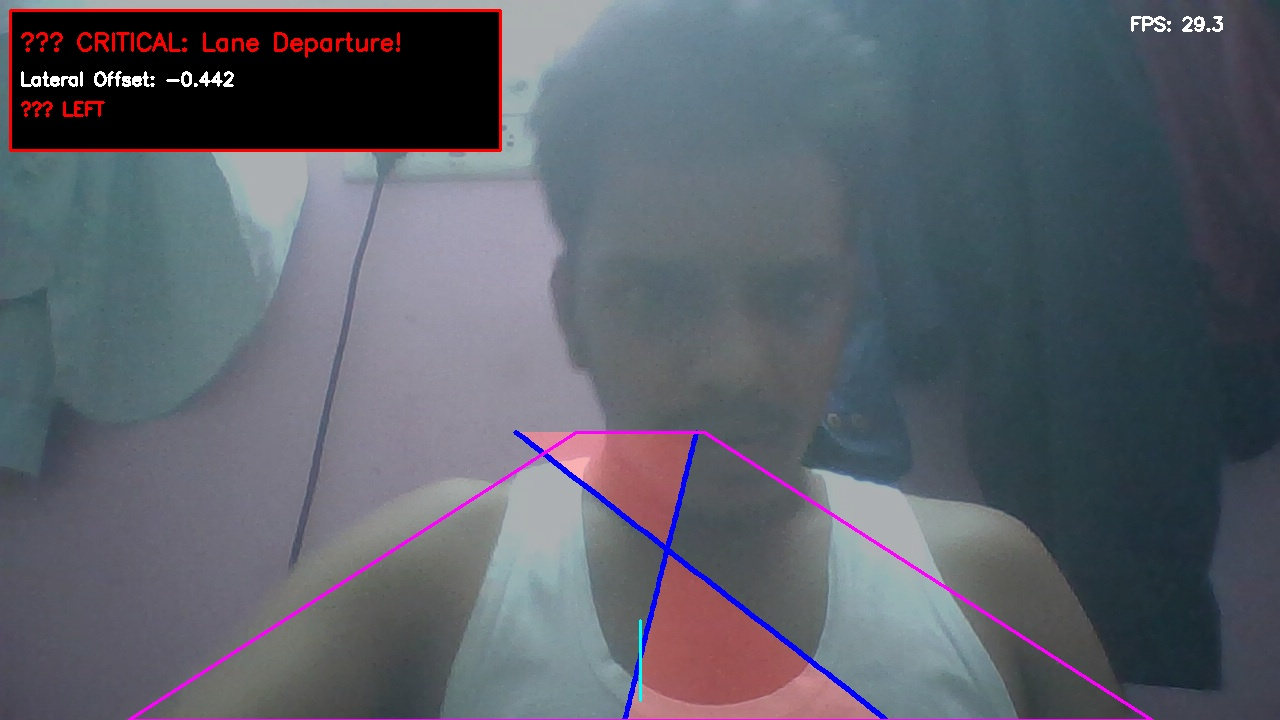
#> input picture lane_warnings/warning_CRITICAL_20251103_211655_652194.jpg, 1280 x 720 px
$ python -i video_processor.py   (imports and definitions only)
#> lines starting #> are read from the running program, lines starting #| are printed output that depends on the picture
#!/usr/bin/env python3
"""
Video Processing Utilities
Helper functions for video I/O, manipulation, and conversion

Usage:
    from utils.video_processor import VideoProcessor
    processor = VideoProcessor()
    processor.extract_frames('video.mp4', 'output_dir/')
"""

import cv2
import numpy as np
from pathlib import Path
from typing import Optional, Tuple, List, Generator
from datetime import timedelta


class VideoProcessor:
    """Utility class for video processing operations"""

    # [165 lines left out: functions get_video_info, extract_frames, resize_video, trim_video, create_video_from_frames, concatenate_videos, not called in this run]

    @staticmethod
    def apply_stabilization(input_path: str, output_path: str,
                          smoothing_radius: int = 30) -> None:
        """Apply basic video stabilization"""
#> called with output_path = 'out.png', smoothing_radius = 30
        cap = cv2.VideoCapture(input_path)
        if not cap.isOpened():
            raise ValueError(f"Cannot open video: {input_path}")

        # Read first frame
        ret, prev_frame = cap.read()
#> prev_frame is the input picture: shape (720, 1280, 3); mean B, G, R 105.6, 95.7, 91.5
        prev_gray = cv2.cvtColor(prev_frame, cv2.COLOR_BGR2GRAY)
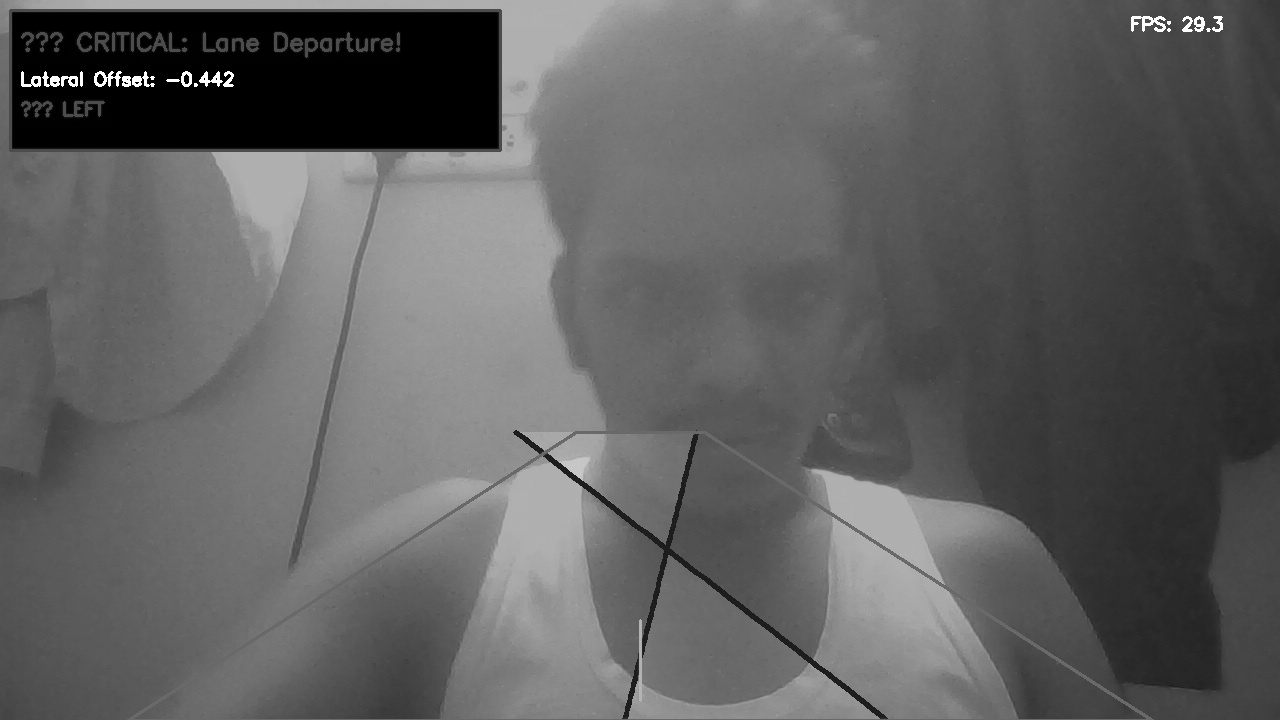
#> prev_gray: shape (720, 1280); min 0, max 255, mean 95.6

        transforms = []

        # Calculate transforms between frames
        while True:
            ret, curr_frame = cap.read()
            if not ret:
                break

            curr_gray = cv2.cvtColor(curr_frame, cv2.COLOR_BGR2GRAY)

            # Detect feature points
            prev_pts = cv2.goodFeaturesToTrack(prev_gray, maxCorners=200,
                                               qualityLevel=0.01, minDistance=30)
#> prev_pts = 47 rows, first 8: [166, 80], [233, 85], [121, 72], [81, 71], [22, 71], [49, 85], [200, 81], [1213, 17]

            if prev_pts is None:
                transforms.append([0, 0, 0])
                prev_gray = curr_gray
                continue

            # Calculate optical flow
            curr_pts, status, _ = cv2.calcOpticalFlowPyrLK(prev_gray, curr_gray, prev_pts, None)
#> curr_pts has the same summary as prev_pts; status = 47 values from 1 to 1

            # Filter only valid points
            idx = np.where(status == 1)[0]
#> idx = 47 values from 0 to 46
            prev_pts = prev_pts[idx]
            curr_pts = curr_pts[idx]

            # Estimate transform
            if len(prev_pts) >= 3:
                m, _ = cv2.estimateAffinePartial2D(prev_pts, curr_pts)
#> m = [[1, 0, 0], [0, 1, 0]]
                if m is not None:
                    dx = m[0, 2]
#> dx = 0
                    dy = m[1, 2]
#> dy = 0
                    da = np.arctan2(m[1, 0], m[0, 0])
#> da = 0
                    transforms.append([dx, dy, da])
                else:
                    transforms.append([0, 0, 0])
            else:
                transforms.append([0, 0, 0])

            prev_gray = curr_gray

        cap.release()

        # Calculate smooth trajectory
        transforms = np.array(transforms)
        trajectory = np.cumsum(transforms, axis=0)

        # Smooth trajectory
        smoothed_trajectory = np.copy(trajectory)
        for i in range(3):
            smoothed_trajectory[:, i] = VideoProcessor._smooth_signal(trajectory[:, i], smoothing_radius)

        # Calculate smooth transforms
        smooth_transforms = smoothed_trajectory - trajectory
        smooth_transforms = transforms + smooth_transforms

        # Apply stabilization
        cap = cv2.VideoCapture(input_path)
        fps = cap.get(cv2.CAP_PROP_FPS)
        width = int(cap.get(cv2.CAP_PROP_FRAME_WIDTH))
        height = int(cap.get(cv2.CAP_PROP_FRAME_HEIGHT))

        fourcc = cv2.VideoWriter_fourcc(*'mp4v')
        out = cv2.VideoWriter(output_path, fourcc, fps, (width, height))

        for i, transform in enumerate(smooth_transforms):
            ret, frame = cap.read()
            if not ret:
                break

            dx, dy, da = transform
            m = np.array([[np.cos(da), -np.sin(da), dx],
                         [np.sin(da), np.cos(da), dy]])

            frame_stabilized = cv2.warpAffine(frame, m, (width, height))
            out.write(frame_stabilized)

        cap.release()
        out.release()
        print(f"✓ Stabilized video saved: {output_path}")

    # [66 lines left out: functions _smooth_signal, frame_iterator, add_timestamp_overlay, not called in this run]


# Example usage and testing
# [11 lines not run here, left out]

>>> result = VideoProcessor().apply_stabilization('../lane_warnings/warning_CRITICAL_20251103_211655_652194.jpg', 'out.png')

$ run again, on lane_warnings/warning_CRITICAL_20251103_211659_970972.jpg
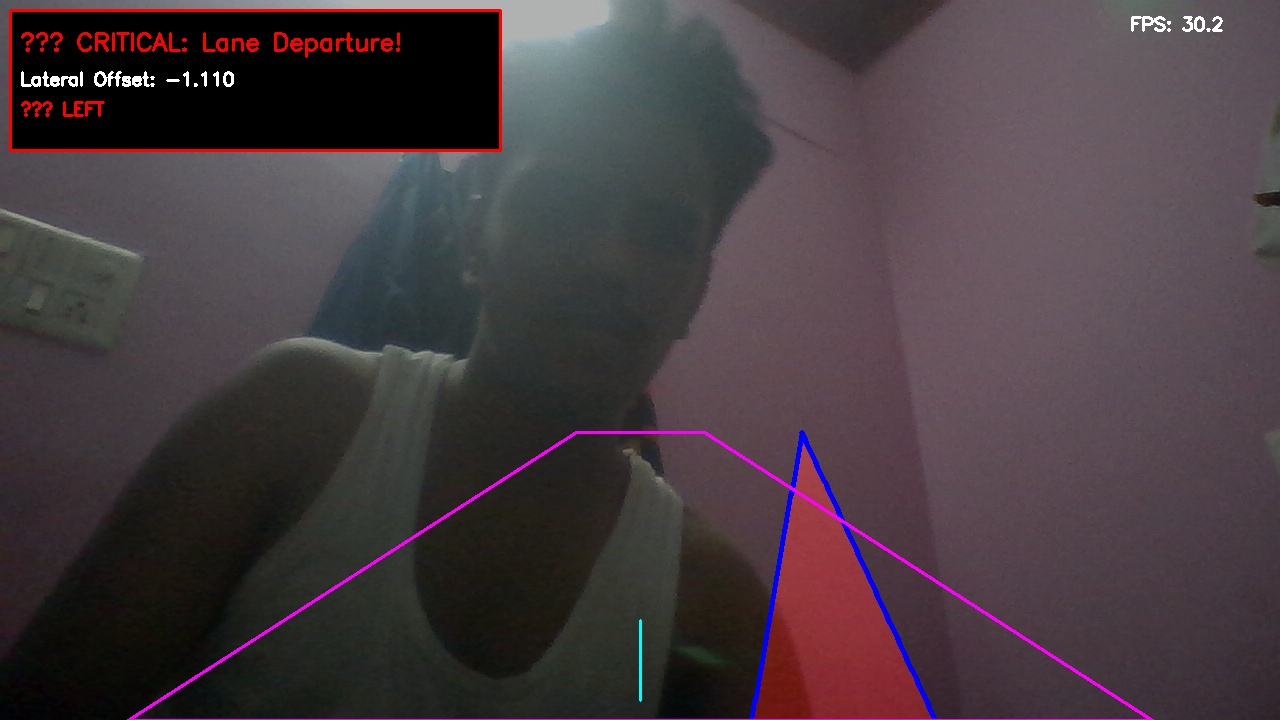
#> input picture lane_warnings/warning_CRITICAL_20251103_211659_970972.jpg, 1280 x 720 px
#> in apply_stabilization, prev_frame is the input picture: shape (720, 1280, 3); mean B, G, R 64.3, 59.3, 70.8
#> in apply_stabilization, `prev_gray = cv2.cvtColor(prev_frame, cv2.COLOR_BGR2GRAY)`:
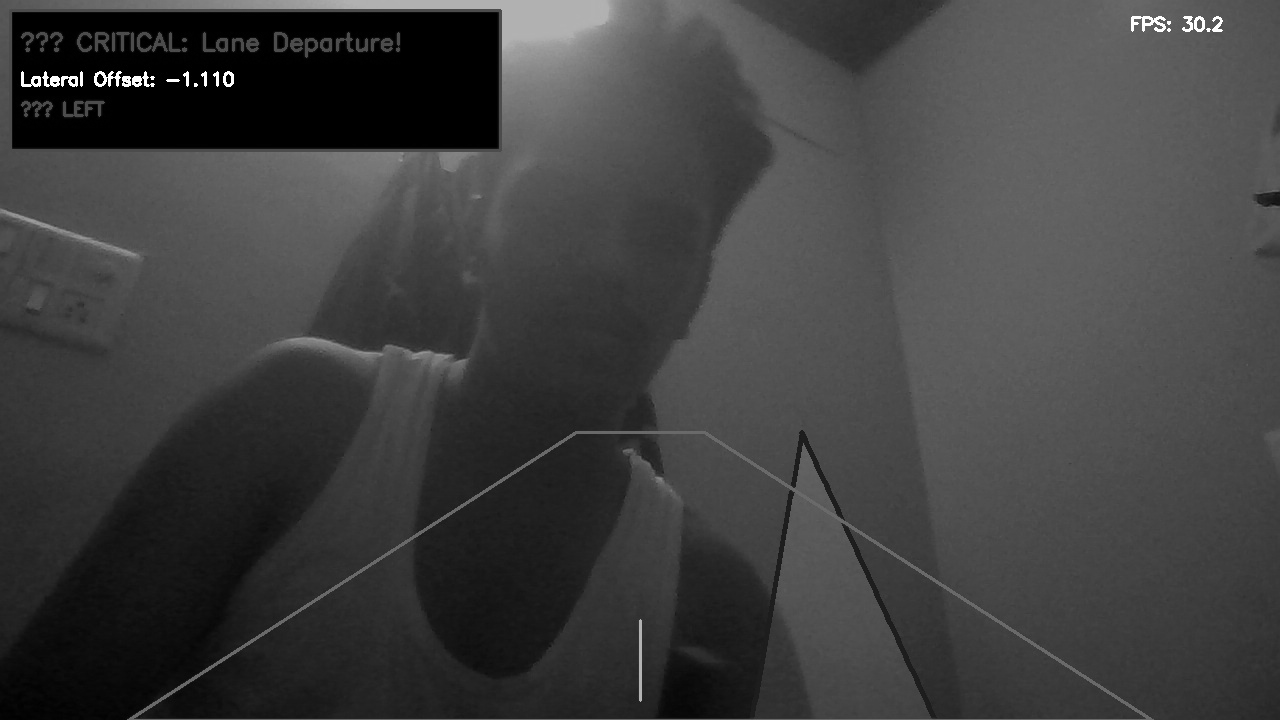
#> prev_gray: shape (720, 1280); min 0, max 255, mean 63.3
#> prev_pts = 38 rows, first 8: [166, 80], [121, 72], [81, 71], [22, 71], [205, 86], [49, 85], [1222, 30], [1187, 22]
#> curr_pts has the same summary as prev_pts; status = 38 values from 1 to 1
#> idx = 38 values from 0 to 37
#> m = [[1, 0, 0], [0, 1, 0]]
#> dx = 0

$ run again, on lane_warnings/warning_CRITICAL_20251103_211710_531864.jpg
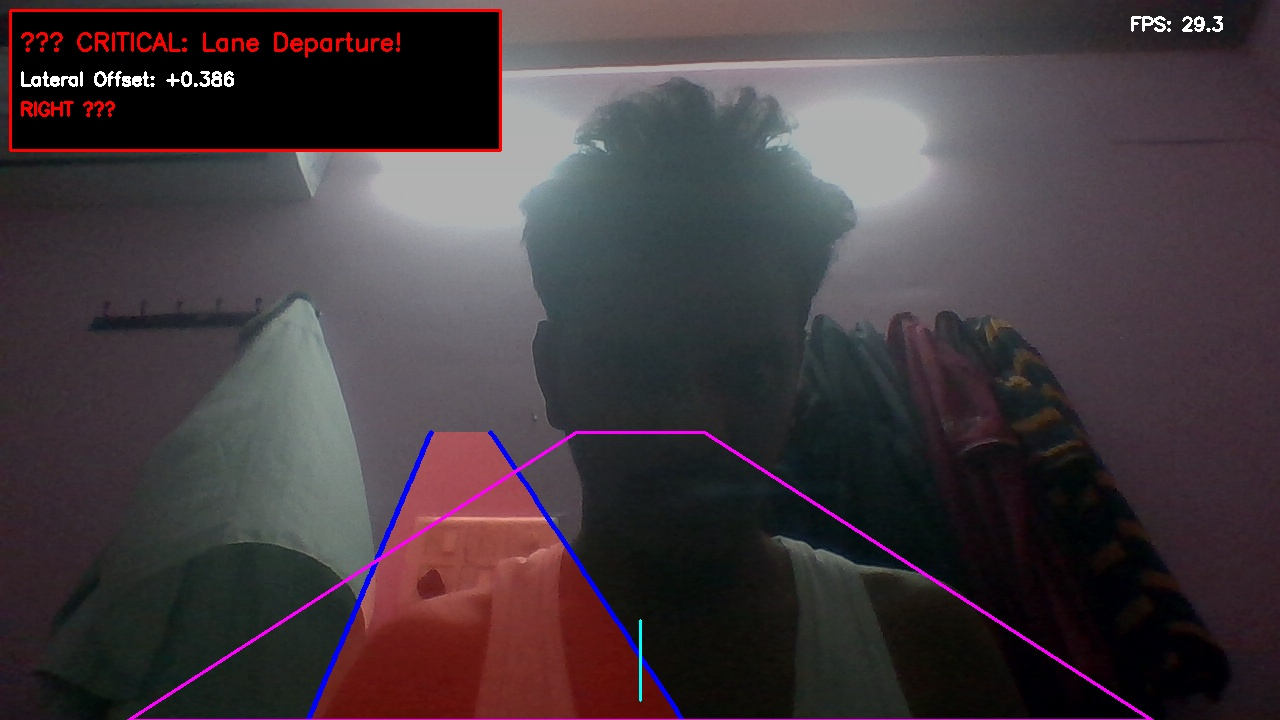
#> input picture lane_warnings/warning_CRITICAL_20251103_211710_531864.jpg, 1280 x 720 px
#> in apply_stabilization, prev_frame is the input picture: shape (720, 1280, 3); mean B, G, R 62.6, 57.8, 67.7
#> in apply_stabilization, `prev_gray = cv2.cvtColor(prev_frame, cv2.COLOR_BGR2GRAY)`:
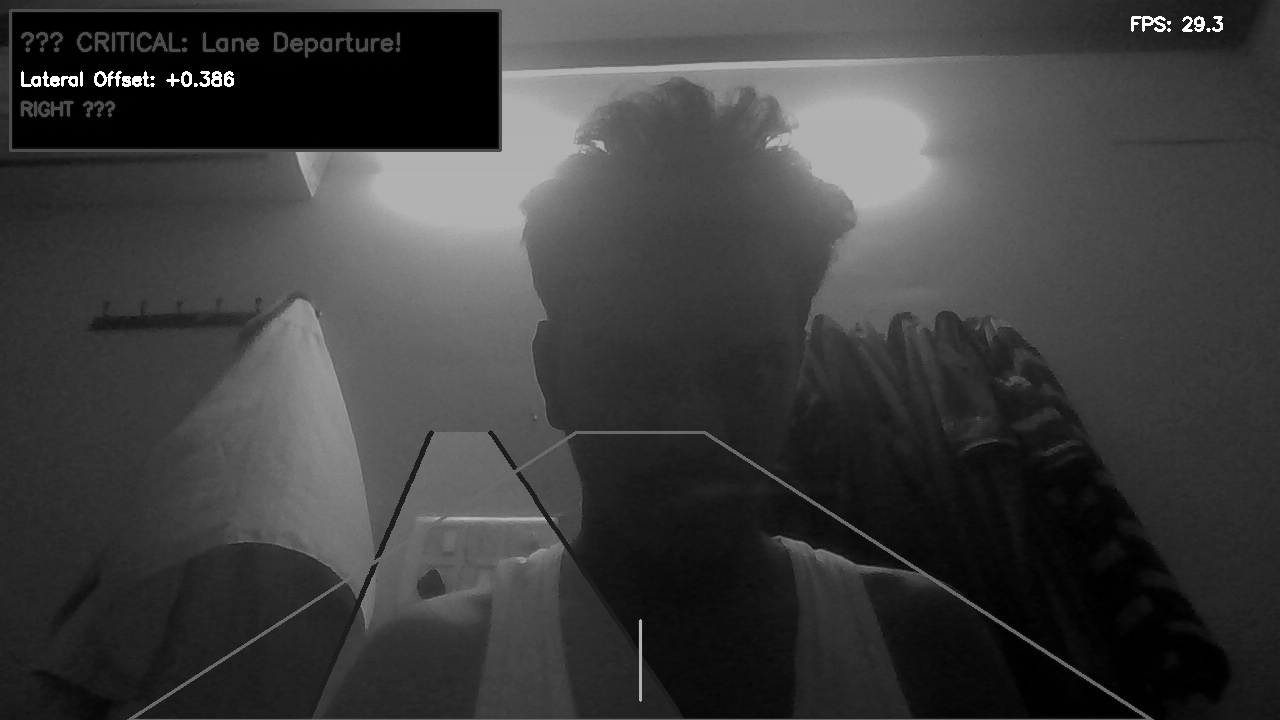
#> prev_gray: shape (720, 1280); min 0, max 255, mean 61.3
#> prev_pts = 53 rows, first 8: [200, 72], [121, 72], [166, 80], [81, 71], [22, 71], [232, 74], [1217, 22], [1154, 23]
#> curr_pts has the same summary as prev_pts; status = 53 values from 1 to 1
#> idx = 53 values from 0 to 52
#> m = [[1, 0, 0], [0, 1, 0]]
#> dx = 0
